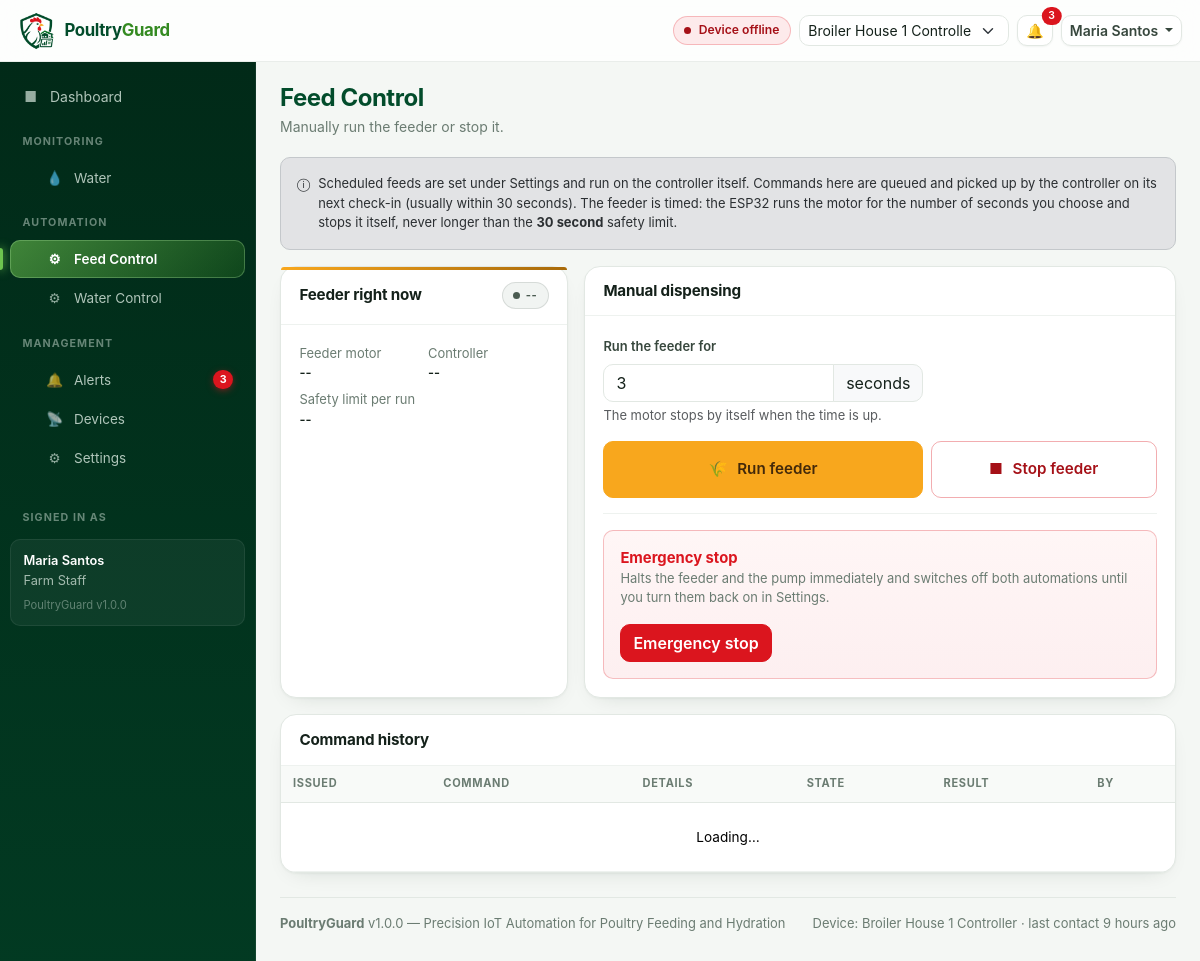
Screenshot of /automation/feed.php (signed in) with the database file from the repository.
### tables this page shows
CREATE TABLE `users` (
    `user_id`     INT UNSIGNED NOT NULL AUTO_INCREMENT,
    `name`        VARCHAR(100)  NOT NULL,
    `username`    VARCHAR(50)   NOT NULL,
    `email`       VARCHAR(120)  DEFAULT NULL,
     
    `password`    VARCHAR(255)  NOT NULL,
    `role`        ENUM('owner','staff') NOT NULL DEFAULT 'staff',
    `status`      ENUM('active','inactive') NOT NULL DEFAULT 'active',
    `last_login`  DATETIME      DEFAULT NULL,
    `created_at`  DATETIME      NOT NULL DEFAULT CURRENT_TIMESTAMP,
    `updated_at`  DATETIME      NOT NULL DEFAULT CURRENT_TIMESTAMP ON UPDATE CURRENT_TIMESTAMP,
    PRIMARY KEY (`user_id`),
    UNIQUE KEY `uq_users_username` (`username`),
    UNIQUE KEY `uq_users_email` (`email`),
    KEY `idx_users_role_status` (`role`, `status`)
);

CREATE TABLE `system_settings` (
    `setting_id`             INT UNSIGNED  NOT NULL AUTO_INCREMENT,
    `device_id`              INT UNSIGNED  NOT NULL,
     
    `feed_max_duration`      INT UNSIGNED  NOT NULL DEFAULT 30       COMMENT 'seconds, feeder motor safety cut-off',
    `auto_feed`              TINYINT(1)    NOT NULL DEFAULT 1       COMMENT 'scheduled feeding on/off',
    `feed_schedule`          TEXT          DEFAULT NULL             COMMENT 'JSON [{"time":"06:00","seconds":3}]',
     
    `water_capacity`         DECIMAL(10,2) NOT NULL DEFAULT 100.00   COMMENT 'cm, usable tank depth',
    `water_capacity_liters`  DECIMAL(10,2) NOT NULL DEFAULT 200.00   COMMENT 'litres at 100% level',
    `sensor_offset_cm`       DECIMAL(10,2) NOT NULL DEFAULT 0.00     COMMENT 'internal: distance conversion offset',
    `water_threshold`        DECIMAL(10,2) NOT NULL DEFAULT 30.00    COMMENT 'cm, refill below this',
    `water_target`           DECIMAL(10,2) NOT NULL DEFAULT 90.00    COMMENT 'cm, refill up to this',
    `water_max_duration`     INT UNSIGNED  NOT NULL DEFAULT 300      COMMENT 'seconds, pump safety cut-off',
    `auto_water`             TINYINT(1)    NOT NULL DEFAULT 1,
     
    `water_low_percent`      DECIMAL(5,2)  NOT NULL DEFAULT 30.00,
    `water_critical_percent` DECIMAL(5,2)  NOT NULL DEFAULT 15.00,
    `offline_timeout`        INT UNSIGNED  NOT NULL DEFAULT 300      COMMENT 'seconds without contact = offline',
    `reading_interval`       INT UNSIGNED  NOT NULL DEFAULT 30       COMMENT 'seconds between ESP32 uploads',
    `notify_in_app`          TINYINT(1)    NOT NULL DEFAULT 1,
    `notify_email`           TINYINT(1)    NOT NULL DEFAULT 0,
    `updated_by`             INT UNSIGNED  DEFAULT NULL,
    `updated_at`             DATETIME      NOT NULL DEFAULT CURRENT_TIMESTAMP ON UPDATE CURRENT_TIMESTAMP,
    PRIMARY KEY (`setting_id`),
    UNIQUE KEY `uq_settings_device` (`device_id`),
    CONSTRAINT `fk_settings_device` FOREIGN KEY (`device_id`)
        REFERENCES `devices` (`device_id`) ON DELETE CASCADE ON UPDATE CASCADE,
    CONSTRAINT `fk_settings_user` FOREIGN KEY (`updated_by`)
        REFERENCES `users` (`user_id`) ON DELETE SET NULL ON UPDATE CASCADE
);

CREATE TABLE `devices` (
    `device_id`            INT UNSIGNED NOT NULL AUTO_INCREMENT,
    `device_name`          VARCHAR(100) NOT NULL,
     
    `esp32_uid`            VARCHAR(64)  NOT NULL,
     
    `api_key`              VARCHAR(64)  NOT NULL,
    `location`             VARCHAR(150) DEFAULT NULL,
    `status`               ENUM('active','disabled') NOT NULL DEFAULT 'active',
    `firmware_version`     VARCHAR(20)  DEFAULT NULL,
    `ip_address`           VARCHAR(45)  DEFAULT NULL,
    `wifi_rssi`            SMALLINT     DEFAULT NULL,
    `water_sensor_status`  ENUM('ok','error','unknown') NOT NULL DEFAULT 'unknown',
    `motor_status`         ENUM('idle','running','error') NOT NULL DEFAULT 'idle',
    `solenoid_status`      ENUM('idle','running','error') NOT NULL DEFAULT 'idle',
    `last_seen`            DATETIME     DEFAULT NULL,
    `created_at`           DATETIME     NOT NULL DEFAULT CURRENT_TIMESTAMP,
    `updated_at`           DATETIME     NOT NULL DEFAULT CURRENT_TIMESTAMP ON UPDATE CURRENT_TIMESTAMP,
    PRIMARY KEY (`device_id`),
    UNIQUE KEY `uq_devices_uid` (`esp32_uid`),
    UNIQUE KEY `uq_devices_apikey` (`api_key`),
    KEY `idx_devices_status_seen` (`status`, `last_seen`)
);

### automation/feed.php (the view, shortened to what the rows shown need)
<?php
require_once __DIR__ . '/../includes/auth.php';
require_page_auth('automation.control');
$PAGE_TITLE    = 'Feed Control';
require __DIR__ . '/../includes/header.php';
?>
<div class="alert alert-secondary small d-flex gap-2 align-items-start">
    <span aria-hidden="true">&#9432;</span>
    <div>
        Scheduled feeds are set under Settings and run on the controller itself. Commands here are queued and picked up by the controller on its next check-in
        (usually within <?= (int)($DEVICE_SETTINGS['reading_interval'] ?? 30) ?> seconds).
        The feeder is timed: the ESP32 runs the motor for the number of seconds you
        choose and stops it itself, never longer than the
        <strong><?= (int)($DEVICE_SETTINGS['feed_max_duration'] ?? 30) ?>&nbsp;second</strong>
        safety limit.
    </div>
</div>
<div class="row g-3 mb-3">
    <div class="col-lg-4">
        <div class="pg-card accent-feed h-100">
            <div class="pg-card-head">
                <h2>Feeder right now</h2>
            </div>
        </div>
    </div>
    <div class="col-lg-8">
        <div class="pg-card h-100">
            <div class="pg-card-head"><h2>Manual dispensing</h2></div>
        </div>
    </div>
</div>
<div class="pg-card">
    <div class="pg-card-head">
        <h2>Command history</h2>
    </div>
    <div class="pg-table-wrap">
        <table class="table pg-table mb-0">
            <thead>
                <tr>
                    <th>Issued</th>
                    <th>Command</th>
                    <th>Details</th>
                    <th>State</th>
                    <th>Result</th>
                    <th>By</th>
                </tr>
            </thead>
        </table>
    </div>
</div>
<?php require __DIR__ . '/../includes/footer.php'; ?>

### includes/header.php (shortened to what the rows shown need)
<?php
require_once __DIR__ . '/auth.php';
$CURRENT_USER = require_page_auth();
$PAGE_TITLE    = $PAGE_TITLE    ?? APP_NAME;
$ALL_DEVICES    = get_devices();
$CURRENT_DEVICE = null;
if ($ALL_DEVICES !== []) {
    if ($CURRENT_DEVICE === null) {
        foreach ($ALL_DEVICES as $d) {
            if ($d['status'] === 'active') {
                $CURRENT_DEVICE = $d;
                break;
            }
        }
        $CURRENT_DEVICE ??= $ALL_DEVICES[0];
    }
}
$CURRENT_DEVICE_ID = $CURRENT_DEVICE ? (int)$CURRENT_DEVICE['device_id'] : null;
$DEVICE_SETTINGS   = $CURRENT_DEVICE_ID ? get_settings($CURRENT_DEVICE_ID) : null;
?>
<!DOCTYPE html>
<html lang="en">
<head>
<link rel="stylesheet" href="<?= e(url('assets/vendor/bootstrap.min.css')) ?>">
<link rel="stylesheet" href="<?= e(asset_url('assets/css/style.css')) ?>">
</head>
<body>
<header class="pg-topbar">
    <div class="ms-auto d-flex align-items-center gap-2">
        <div class="dropdown">
            <button class="btn btn-sm btn-light dropdown-toggle" data-bs-toggle="dropdown" aria-expanded="false">
                <span class="d-none d-sm-inline"><?= e($CURRENT_USER['name']) ?></span>
            </button>
        </div>
    </div>
</header>
<?php require __DIR__ . '/sidebar.php'; ?>
<main class="pg-main">
    <div class="pg-page-head">
        <div>
            <h1><?= e($PAGE_TITLE) ?></h1>
        </div>
    </div>

### includes/sidebar.php (shortened to what the rows shown need)
<aside class="pg-sidebar" id="pgSidebar">
    <div class="pg-sidebar-user">
        <div class="name"><?= e($CURRENT_USER['name']) ?></div>
        <div><?= $CURRENT_USER['role'] === ROLE_OWNER ? 'Farm Owner' : 'Farm Staff' ?></div>
        <div class="ver"><?= e(APP_NAME) ?> v<?= e(APP_VERSION) ?></div>
    </div>
</aside>

### includes/footer.php (shortened to what the rows shown need)
    <footer class="mt-4 pt-3 border-top pg-muted small d-flex flex-wrap justify-content-between gap-2">
        <div>
            <strong><?= e(APP_NAME) ?></strong> v<?= e(APP_VERSION) ?>
            &mdash; <?= e(APP_TAGLINE) ?>
        </div>
        <div>
            <?php if (!empty($CURRENT_DEVICE)): ?>
                Device: <?= e($CURRENT_DEVICE['device_name']) ?> &middot;
                last contact <?= e(time_ago($CURRENT_DEVICE['last_seen'])) ?>
            <?php endif; ?>
        </div>
    </footer>
</main>
</body>
</html>

### rows the page displays
users: name "Maria Santos"
system_settings: reading_interval "30", feed_max_duration "30"
devices: device_name "Broiler House 1 Controller", last_seen "9 hours ago"

### other values shown
$brandHead "Poultry"
$brandTail "Guard"
$UNREAD_ALERTS "3"
$item['icon'] "■"
$item['label'] "Dashboard"
$group['section'] "MONITORING"
$item['icon'] "💧"
$item['label'] "Water"
$group['section'] "AUTOMATION"
$item['icon'] "⚙"
$item['label'] "Feed Control"
$item['label'] "Water Control"
$group['section'] "MANAGEMENT"
$item['icon'] "🔔"
$item['label'] "Alerts"
